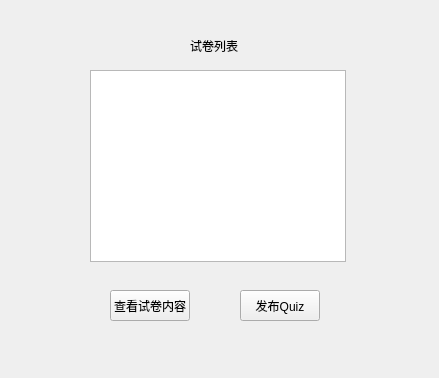
<?xml version="1.0" encoding="UTF-8"?>
<ui version="4.0">
 <class>PublishQuiz</class>
 <widget class="QWidget" name="PublishQuiz">
  <property name="geometry">
   <rect>
    <x>0</x>
    <y>0</y>
    <width>439</width>
    <height>378</height>
   </rect>
  </property>
  <property name="windowTitle">
   <string>Form</string>
  </property>
  <widget class="QListWidget" name="PapersListWidget">
   <property name="geometry">
    <rect>
     <x>90</x>
     <y>70</y>
     <width>256</width>
     <height>192</height>
    </rect>
   </property>
  </widget>
  <widget class="QPushButton" name="CheckoutPaper">
   <property name="geometry">
    <rect>
     <x>110</x>
     <y>290</y>
     <width>80</width>
     <height>31</height>
    </rect>
   </property>
   <property name="text">
    <string>查看试卷内容</string>
   </property>
  </widget>
  <widget class="QLabel" name="label">
   <property name="geometry">
    <rect>
     <x>190</x>
     <y>40</y>
     <width>54</width>
     <height>12</height>
    </rect>
   </property>
   <property name="text">
    <string>试卷列表</string>
   </property>
  </widget>
  <widget class="QPushButton" name="PublishQuizButton">
   <property name="geometry">
    <rect>
     <x>240</x>
     <y>290</y>
     <width>80</width>
     <height>31</height>
    </rect>
   </property>
   <property name="text">
    <string>发布Quiz</string>
   </property>
  </widget>
 </widget>
 <resources/>
 <connections/>
</ui>
